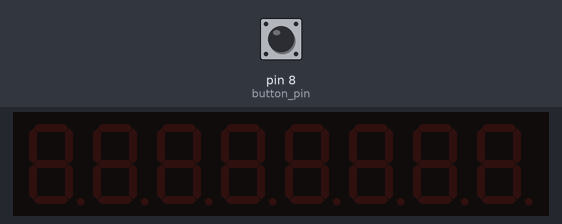
This sketch was run on a simulated Arduino Uno, built with avr-gcc and run on an emulated ATmega328P. On the bench: 8-digit seven-segment display. Inputs (shaded band) come from the test bench; at power-on: pin 8 (button_pin) HIGH. Random numbers use the default seed unless the sketch sets one.

Above: at 1.2 s.
1.3 s: pin 8 (button_pin) pulled LOW for 0.15 s
At 2.9 s:
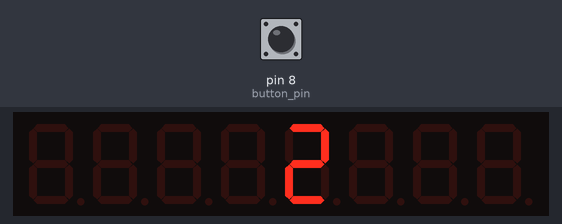
At 3.83 s:
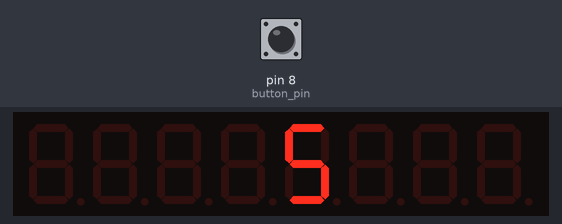
Timing chart, 0 to 5.3 s (numbered marks = the images above; inputs shaded):
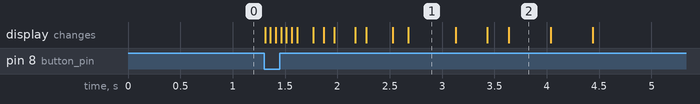

Measured:
- after the input at 1.3 s, the display: first changes at once (image 1 shows a later state)

The sketch:

_7Segment_Animated_Dice.ino
```cpp
/*
 source of library: https://github.com/wayoda/LedControl
 created by Okan Saraçoğlu

 */

 #include "LedControl.h"

/*
 Now we need a LedControl to work with.
 pin 10 is connected to the DataIn
 pin 12 is connected to the CLK
 pin 11 is connected to LOAD
 We have only a single MAX72XX.
 */
 LedControl lc = LedControl(10, 12, 11, 1);
 int dice=0;
 int button_pin=8;

 void setup() {
  /*
   The MAX72XX is in power-saving mode on startup,
   we have to do a wakeup call
   */
   lc.shutdown(0, false);
   /* Set the brightness to a medium values */
   lc.setIntensity(0, 8);
   /* and clear the display */
   lc.clearDisplay(0);
   pinMode(8,INPUT);
 }


 void loop() {
   if(digitalRead(button_pin)==LOW){
    randomSeed(analogRead(A0));
    dice=random(1,7);

    for(int i=0;i<250;i=i+50){
     dice=random(1,7);
     showNumber(dice);
     delay(i);
     dice=random(1,7);
     showNumber(dice);
     delay(i);
     dice=random(1,7);
     showNumber(dice);
     delay(i);
     dice=random(1,7);
     showNumber(dice);
     delay(i);
     dice=random(1,7);
     showNumber(dice);
     delay(i);
     dice=random(1,7);
     showNumber(dice);
     delay(i);
     dice=random(1,7);
     showNumber(dice);
     delay(i);
   }
   showNumber(dice);
 }
}

void showNumber(int a) {
  lc.clearDisplay(0);
  lc.setDigit(0, 3, a, false);
}
```
